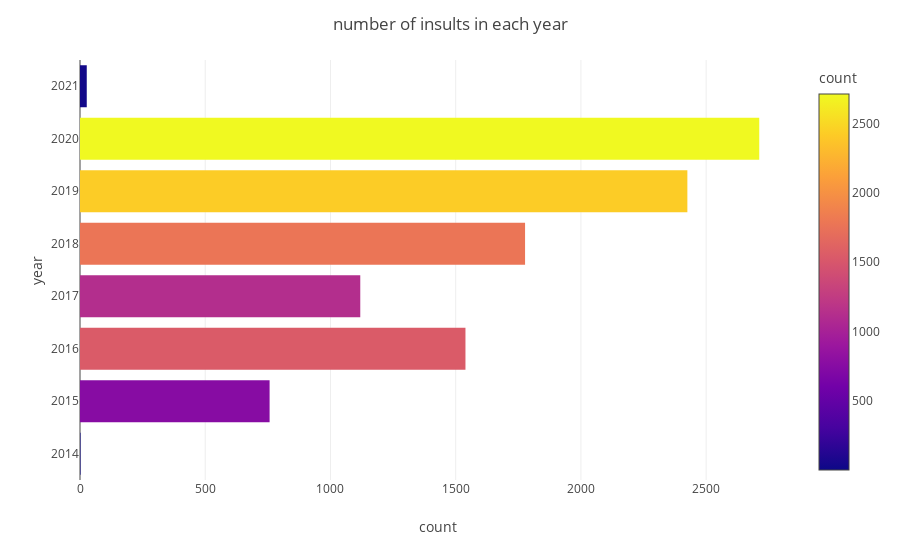

The notebook cell saved with this chart:
### Code cell
# let's see over the years 2014-2021 -- how was Trump ~ Twitter Insult overall trends

import plotly.express as px
df_year = pd.DataFrame(df.groupby('year')['insult'].count().reset_index())
df_year.columns=['year','count']
df_year = df_year.sort_values(['count'],ascending=True)

fig = px.bar(df_year,y='year',x='count',
             orientation='h',color='count')
fig.update_layout(title_text='number of insults in each year',title_x=0.5,
                  template='none')
fig.show()

### Figure 1 — Plotly figure (JSON) as saved in the notebook; plotly's stock layout.template omitted (floating-point values rounded to 4 significant figures)
{"data": [{"alignmentgroup": "True", "hovertemplate": "count=%{marker.color}<br>year=%{y}<extra></extra>", "legendgroup": "", "marker": {"color": [2, 27, 757, 1119, 1539, 1777, 2425, 2712], "coloraxis": "coloraxis", "pattern": {"shape": ""}}, "name": "", "offsetgroup": "", "orientation": "h", "showlegend": false, "textposition": "auto", "type": "bar", "x": [2, 27, 757, 1119, 1539, 1777, 2425, 2712], "xaxis": "x", "y": [2014, 2021, 2015, 2017, 2016, 2018, 2019, 2020], "yaxis": "y"}], "layout": {"barmode": "relative", "coloraxis": {"colorbar": {"title": {"text": "count"}}, "colorscale": [[0, "#0d0887"], [0.1111, "#46039f"], [0.2222, "#7201a8"], [0.3333, "#9c179e"], [0.4444, "#bd3786"], [0.5556, "#d8576b"], [0.6667, "#ed7953"], [0.7778, "#fb9f3a"], [0.8889, "#fdca26"], [1, "#f0f921"]]}, "legend": {"tracegroupgap": 0}, "margin": {"t": 60}, "title": {"text": "number of insults in each year", "x": 0.5}, "xaxis": {"anchor": "y", "domain": [0, 1], "title": {"text": "count"}}, "yaxis": {"anchor": "x", "domain": [0, 1], "title": {"text": "year"}}}}
